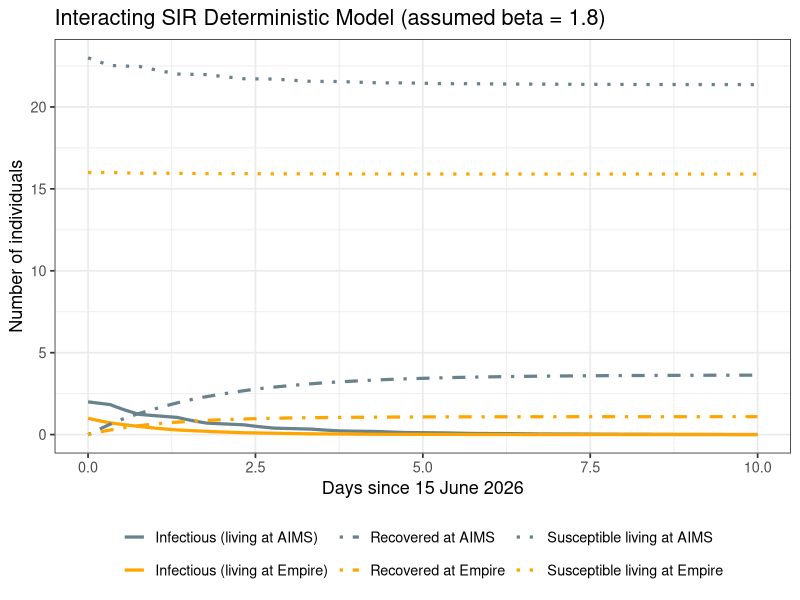
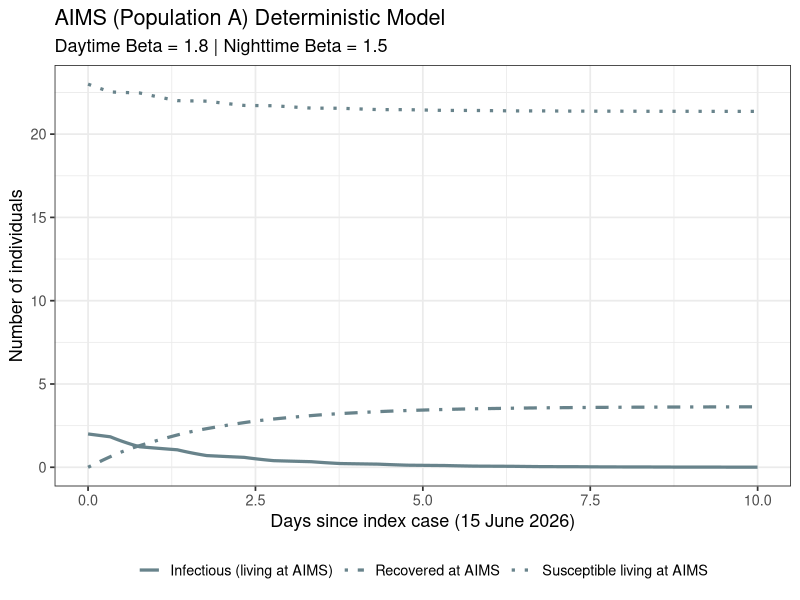
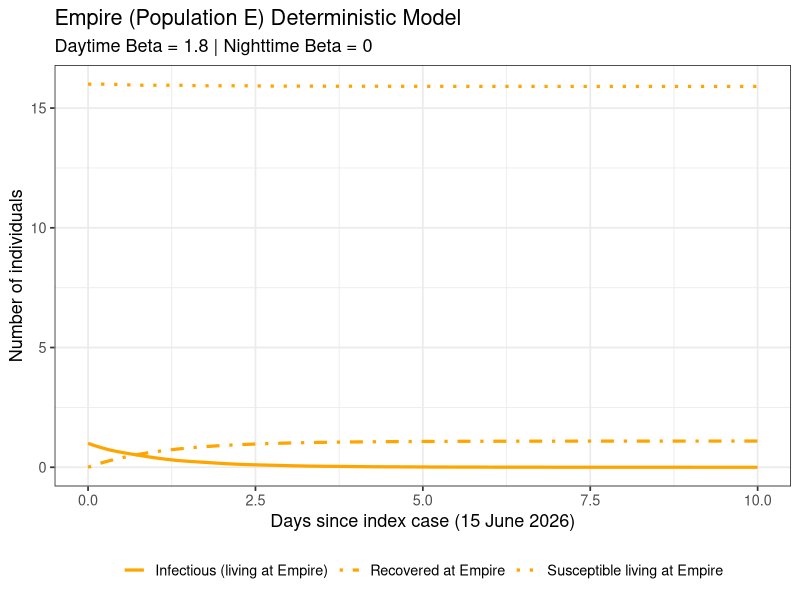

Source code (R) for these figures, in order:
library(deSolve)
library(ggplot2)
library(ellipse)
library(tidyr)
library(chron)

data <- read.csv("MMF-Final+Locations+Doctors.csv", stringsAsFactors = FALSE)


data$Date     <- as.Date(data$Date, format = "%d/%m/%Y")
data$DateTime <- as.POSIXct(paste(data$Date, data$Time),
                            format = "%Y-%m-%d %H:%M:%S")
data$Day      <- as.numeric(data$Date - min(data$Date))

# Location == 1 → IE (Empire), Location == 0 → IA (AIMS)
data$Status <- ifelse(data$Location == 1, "IE", "IA")

betaMixprior <- 1.8
betaNightEprior <- 0
betaNightAprior <-1.5

index_cases <- data[data$Infected.by == "Started", ]
I0_IE <- sum(data$Location == 1 & data$Infected.by == "Started") 
I0_IA <- sum(data$Location == 0 & data$Infected.by == "Started")
#I0_IA <- sum(as.integer(index_case$Location == 0))
N0  <- 42
N_A <- 25 
N_E <- 17
S0_E <- N_E - I0_IE
S0_A <- N_A - I0_IA

pop.ssiirr <- c(
  SE  = S0_E,
  SA = S0_A,
  IA = I0_IA,
  IE = I0_IE,
  RA  = 0,
  RE = 0
)

cat("\nInitial conditions:\n")
print(pop.ssiirr)

# Update your values vector to include all constants needed by the function
values <- c(
  gammaA          = 1,
  gammaE          = 1,
  N0              = 42,
  N_A             = 25,
  N_E             = 17,
  betaMixprior    = betaMixprior,
  betaNightAprior = betaNightAprior,
  betaNightEprior = betaNightEprior
)

ssiirr <- function(t, y, parms) {
  with(as.list(c(y, parms)), {
    
    # Time-of-day logic
    day_fraction <- t %% 1
    is_daytime   <- (day_fraction >= 0.3328) & (day_fraction <= 0.77071)
    
    p_day   <- 0.85
    p_night <- 0.30
    
    # Calculate transmission reduction factors based on the joint probabilities
    factor_day   <- 0.03*p_day^2   + 0.21*p_day*(1-p_day)     + (1-p_day)^2
    factor_night <- 0.03*p_night^2 + 0.21*p_night*(1-p_night) + (1-p_night)^2
   
    # Apply factors to your transmission coefficients
    beta_M  <- ifelse(is_daytime, betaMixprior * factor_day, 0)
    beta_NA <- ifelse(is_daytime, 0, betaNightAprior * factor_night)
    beta_NE <- ifelse(is_daytime, 0, betaNightEprior * factor_night)
    # Force of infection (per house)
    inf_mix <- beta_M * (IA + IE) / N0
    inf_NA   <- beta_NA * IA / N_A
    inf_NE   <- beta_NE * IE / N_E
    
    # Derivatives
    dSAdt <- -(inf_mix + inf_NA) * SA
    dSEdt <- -(inf_mix + inf_NE) * SE
    
    dIAdt <- (inf_mix + inf_NA) * SA - gammaA * IA
    dIEdt <- (inf_mix + inf_NE) * SE - gammaE * IE
    
    dRAdt <- gammaA * IA 
    dREdt <- gammaE * IE 
    
    # CRITICAL FIX: The order here now perfectly matches pop.ssiirr
    # SE, SA, IA, IE, RA, RE
    return(list(c(dSEdt, dSAdt, dIAdt, dIEdt, dRAdt, dREdt)))
  })
}

# 3. Run the model
time.out <- seq(0, 10, by = 0.02083)

ts.ssiirr <- data.frame(lsoda(
  y     = pop.ssiirr,
  times = time.out,
  func  = ssiirr,
  parms = values
))

# Define unified styling vectors for consistency across all plots
pop_colours <- c(
  SA = "lightblue4", IA = "lightblue4", RA = "lightblue4",  # AIMS
  SE = "orange", IE = "orange", RE = "orange" # Empire
)

pop_labels <- c(
  SA = "Susceptible living at AIMS",
  SE = "Susceptible living at Empire",
  IA = "Infectious (living at AIMS)",
  IE = "Infectious (living at Empire)",
  RA = "Recovered at AIMS", 
  RE = "Recovered at Empire"
)

state_linetypes <- c(
  SA = "dotted",    SE = "dotted",
  IA = "solid",     IE = "solid",
  RA = "dotdash",   RE = "dotdash"
)

# ==============================================================================
# 1. Combined Plot (All Compartments)
# ==============================================================================
ts_long <- pivot_longer(ts.ssiirr,
                        cols      = c("SA","SE", "IA", "IE", "RA", "RE"),
                        names_to  = "Compartment",
                        values_to = "Count")

ggplot(ts_long, aes(x = time, y = Count, colour = Compartment, linetype = Compartment)) +
  geom_line(linewidth = 1.1) +
  scale_colour_manual(values = pop_colours, labels = pop_labels) +
  scale_linetype_manual(values = state_linetypes, labels = pop_labels) +
  xlab("Days since 15 June 2026") +
  ylab("Number of individuals") +
  ggtitle("Interacting SIR Deterministic Model (assumed beta = 1.8)",) +
  theme_bw(base_size = 13) +
  theme(legend.position = "bottom", legend.title = element_blank())


# ==============================================================================
# 2. AIMS Plot (Population A)
# ==============================================================================
ts_long_A <- pivot_longer(ts.ssiirr,
                          cols      = c("SA", "IA", "RA"),
                          names_to  = "Compartment",
                          values_to = "Count")

ggplot(ts_long_A, aes(x = time, y = Count, colour = Compartment, linetype = Compartment)) +
  geom_line(linewidth = 1.1) +
  scale_colour_manual(values = pop_colours, labels = pop_labels) +
  scale_linetype_manual(values = state_linetypes, labels = pop_labels) +
  xlab("Days since index case (15 June 2026)") +
  ylab("Number of individuals") +
  ggtitle("AIMS (Population A) Deterministic Model",
          subtitle = paste0("Daytime Beta = ", betaMixprior, " | Nighttime Beta = ", betaNightAprior)) +
  theme_bw(base_size = 13) +
  theme(legend.position = "bottom", legend.title = element_blank())


# ==============================================================================
# 3. Empire Plot (Population E)
# ==============================================================================
ts_long_E <- pivot_longer(ts.ssiirr,
                          cols      = c("SE", "IE", "RE"),
                          names_to  = "Compartment",
                          values_to = "Count")

ggplot(ts_long_E, aes(x = time, y = Count, colour = Compartment, linetype = Compartment)) +
  geom_line(linewidth = 1.1) +
  scale_colour_manual(values = pop_colours, labels = pop_labels) +
  scale_linetype_manual(values = state_linetypes, labels = pop_labels) +
  xlab("Days since index case (15 June 2026)") +
  ylab("Number of individuals") +
  ggtitle("Empire (Population E) Deterministic Model",
          subtitle = paste0("Daytime Beta = ", betaMixprior, " | Nighttime Beta = ", betaNightEprior)) +
  theme_bw(base_size = 13) +
  theme(legend.position = "bottom", legend.title = element_blank())
